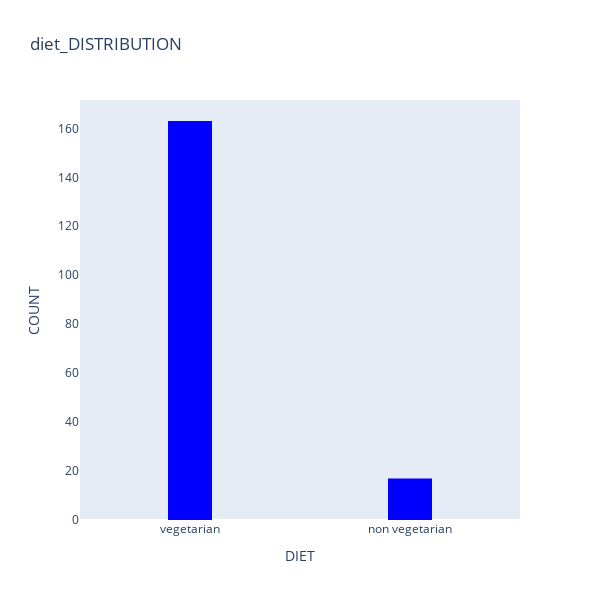

Source (notebook cell):
### Code cell
fig = go.Figure()
fig.add_trace(go.Histogram(
    x = df['diet'],
    marker_color='BLUE',
    opacity=1
))

fig.update_layout(
    title_text='diet_DISTRIBUTION',
    xaxis_title_text='DIET',
    yaxis_title_text='COUNT', 
    bargap=0.8, 
    xaxis =  {'showgrid': False },
    yaxis = {'showgrid': False },
    width=600,
    height=600
)

fig.show()

### Figure 1 — Plotly figure (JSON) as saved in the notebook; plotly's stock layout.template omitted (floating-point values rounded to 4 significant figures; data arrays with more than 128 entries replaced by an {"elided": "..."} marker saying what was removed)
{"data": [{"marker": {"color": "BLUE"}, "opacity": 1, "type": "histogram", "x": {"elided": "180 str values"}}], "layout": {"bargap": 0.8, "height": 600, "title": {"text": "diet_DISTRIBUTION"}, "width": 600, "xaxis": {"showgrid": false, "title": {"text": "DIET"}}, "yaxis": {"showgrid": false, "title": {"text": "COUNT"}}}}
